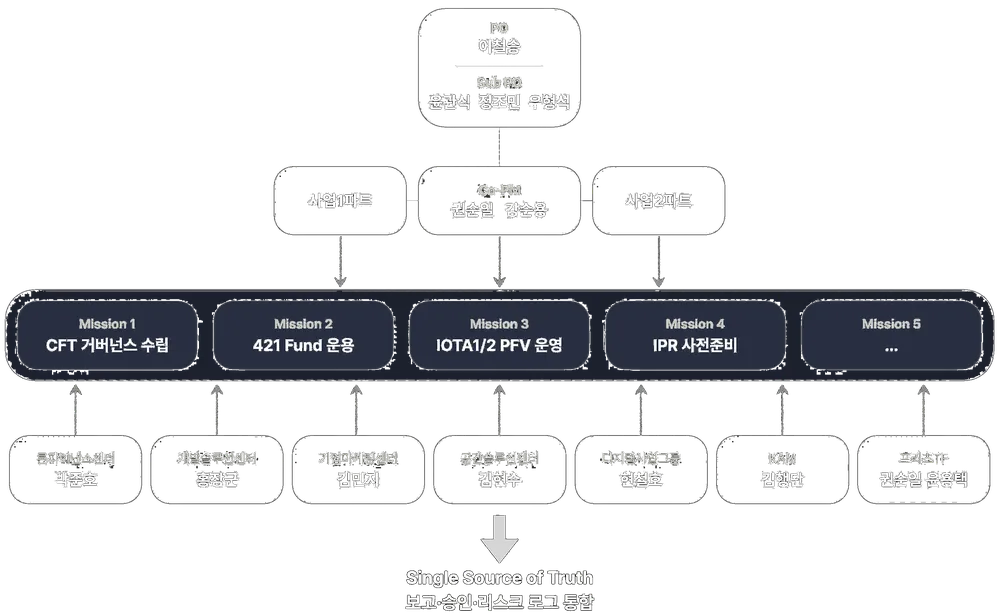
#> input picture src/assets/cft.webp, 1000 x 616 px, shrunk from 3076 x 1894 before the run
$ python make_transparent.py
#> lines starting #> are read from the running program, lines starting #| are printed output that depends on the picture; after the words box and inside, x2 and y2 are one past the last pixel; in counts of white or black regions, pixels touching at a corner belong together
from PIL import Image
import numpy as np

try:
    img = Image.open('src/assets/cft.webp').convert('RGBA')
#> img is the input picture: PIL image 1000x616 RGBA; mean R, G, B, A 22.7, 23.5, 25.7, 43.1
    data = np.array(img)

    # Target background color
    target = np.array([30, 30, 30])
    # Calculate distance from target color
    diff = np.abs(data[:,:,:3] - target)
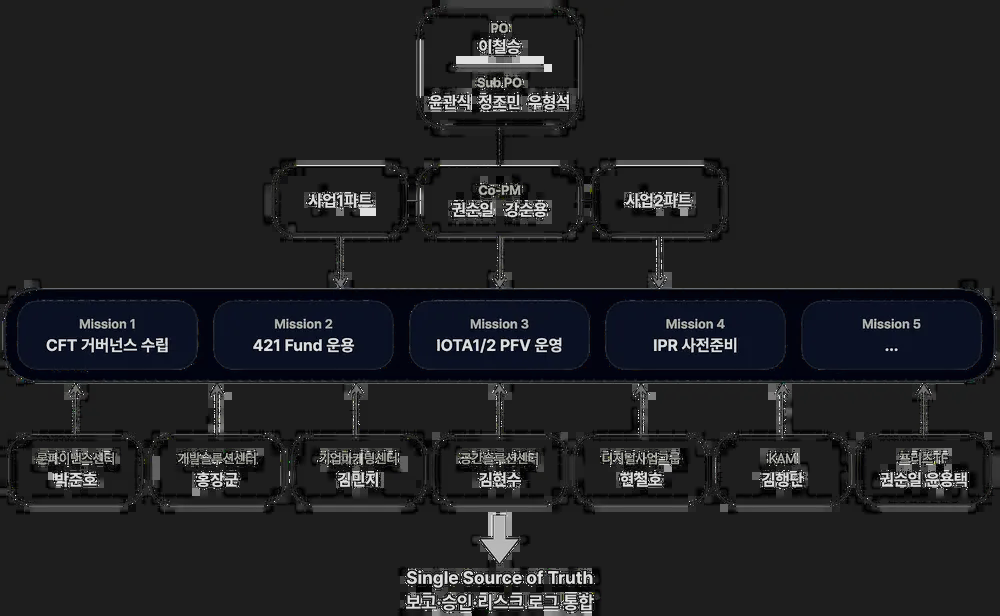
#> diff: shape (616, 1000, 3) int64; mean R, G, B 33.6, 34.2, 36.4
    mask = np.all(diff < 15, axis=2) # Tolerance of 15
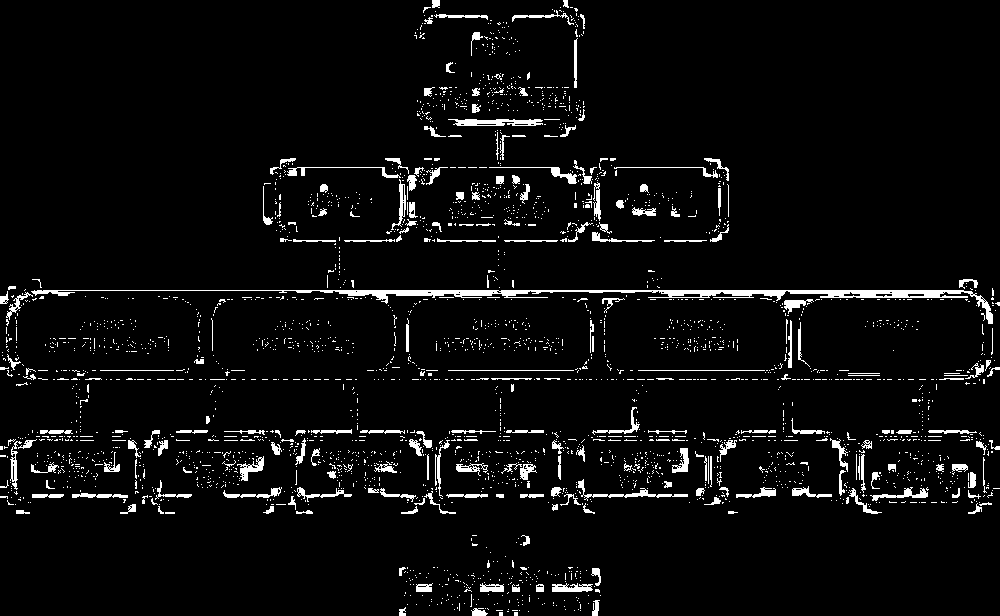
#> mask: shape (616, 1000) bool; 4.7% white; 2800 white regions (2570 under 20 px), largest, box (x1, y1, x2, y2) and area: (31, 290, 993, 324) 4022, (448, 119, 543, 126) 489, (578, 479, 688, 501) 401

    # Make those pixels transparent
    data[mask, 3] = 0
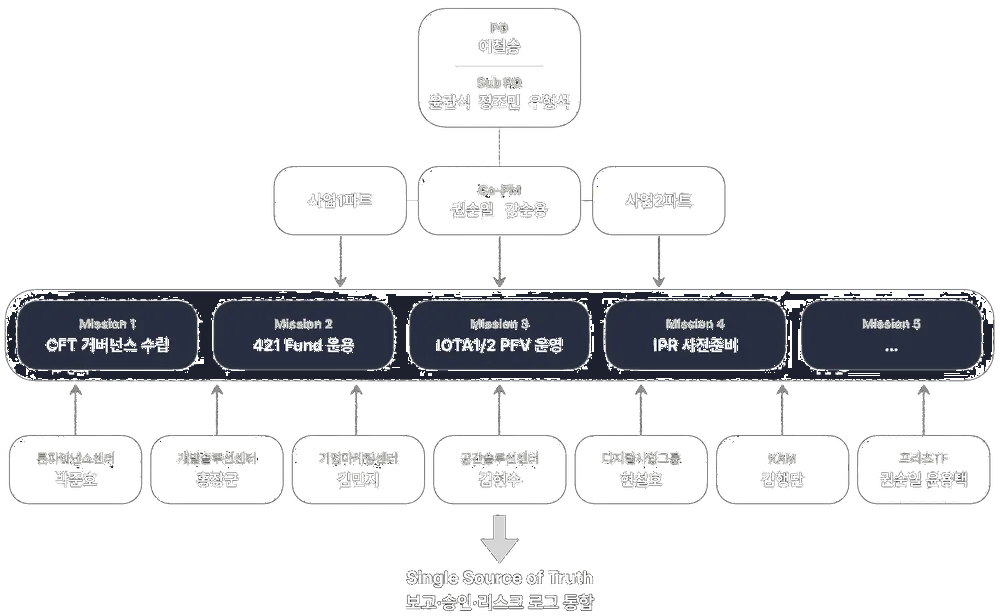
#> data: shape (616, 1000, 4); 1.89% of pixels changed, all inside (x1, y1, x2, y2) = (3, 9, 996, 612); transparent parts drawn white

    transparent_img = Image.fromarray(data)
    transparent_img.save('src/assets/cft.webp', 'webp', quality=90, lossless=False)
    print("Made background transparent successfully.")
except Exception as e:
    print(f"Error: {e}")
